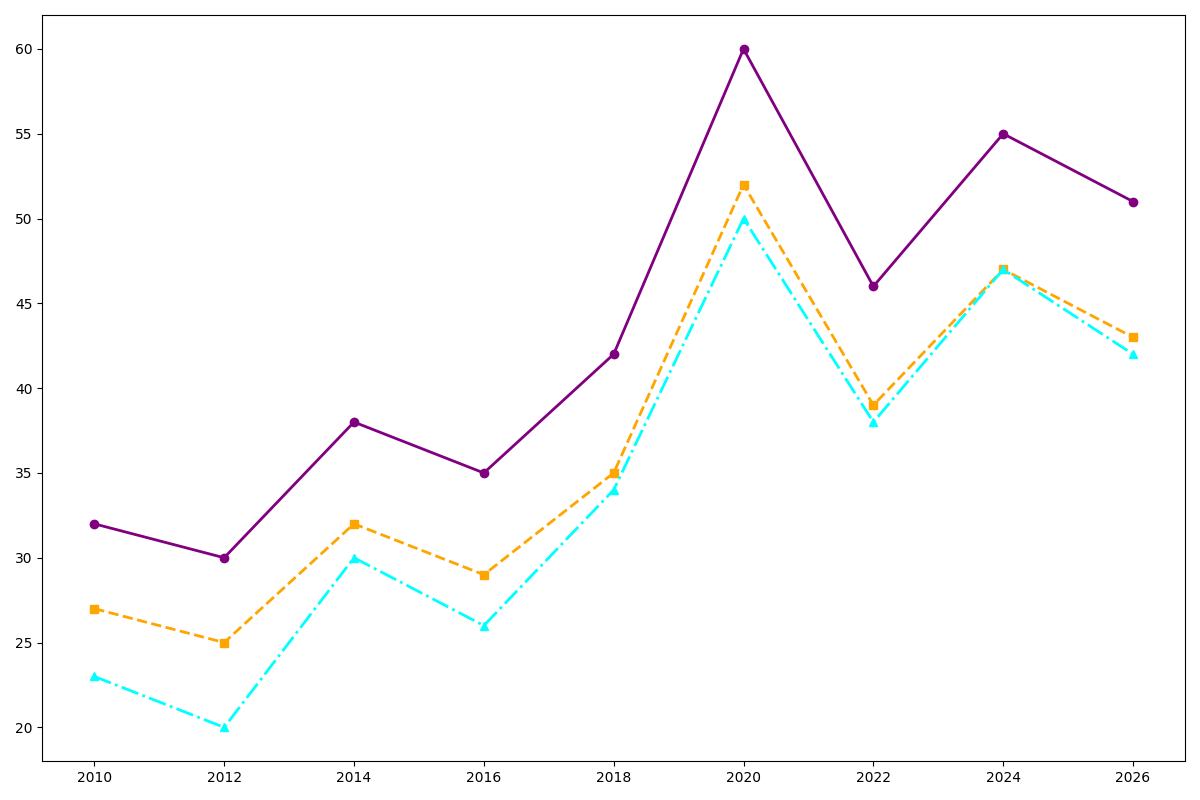

Recreate this plot in Python.
import matplotlib.pyplot as plt
import numpy as np

years = np.array([2010, 2012, 2014, 2016, 2018, 2020, 2022, 2024, 2026])

# Randomly altered the content within certain data groups while preserving the dimensional structure
new_york_green_spaces = np.array([32, 30, 38, 35, 42, 60, 46, 55, 51])
tokyo_green_spaces = np.array([27, 25, 32, 29, 35, 52, 39, 47, 43])
berlin_green_spaces = np.array([23, 20, 30, 26, 34, 50, 38, 47, 42])

fig, ax = plt.subplots(figsize=(12, 8))

ax.plot(years, new_york_green_spaces, marker='o', linestyle='-', color='purple', linewidth=2)
ax.plot(years, tokyo_green_spaces, marker='s', linestyle='--', color='orange', linewidth=2)
ax.plot(years, berlin_green_spaces, marker='^', linestyle='-.', color='cyan', linewidth=2)

plt.tight_layout()
plt.show()
